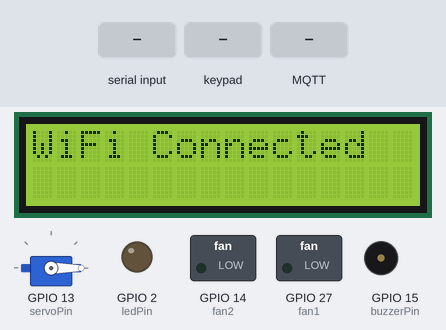
This sketch was run on a simulated ESP32. Shown: servo, 16×2 character LCD, switched loads named in the sketch (green lamp = pin HIGH), output pins drawn as LEDs (lit = HIGH), buzzer (waves = sounding, pin HIGH). Inputs (shaded band) come from the test bench. WiFi joins after 1.5 s; servers stay silent unless stated; no MQTT or app messages arrive unless stated; what the sketch prints to the serial monitor is not drawn.

Above: at 3.3 s.
3.4 s: "AUTO,1\n" received over the second serial link
At 3.9 s:
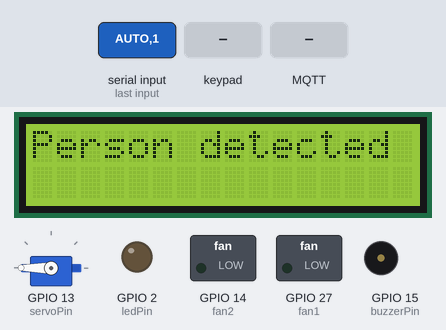
6.4 s: key '1' pressed
At 7.6 s:
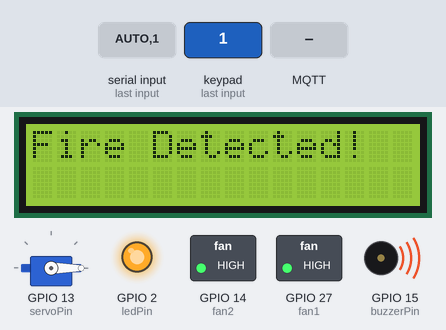
7.9 s: "esp32/fan1\n" received over the second serial link
At 10.6 s:
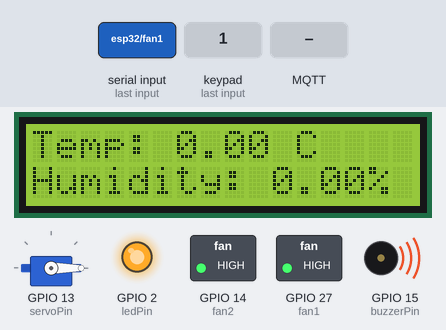
10.9 s: key '4' pressed
At 12.1 s:
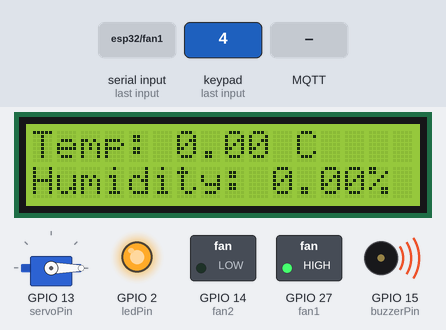
12.5 s: MQTT message "AUTO" arrives on the first subscribed topic
At 13.9 s:
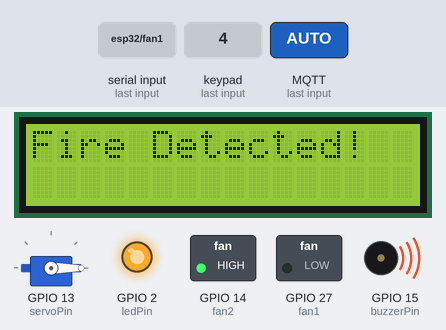
15.5 s: "1\n" received over the second serial link
At 16.5 s:
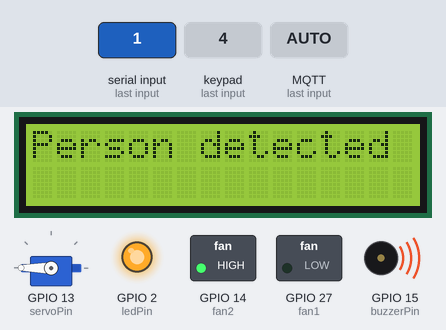
Timing chart, 0 to 18.5 s (numbered marks = the images above; inputs shaded):
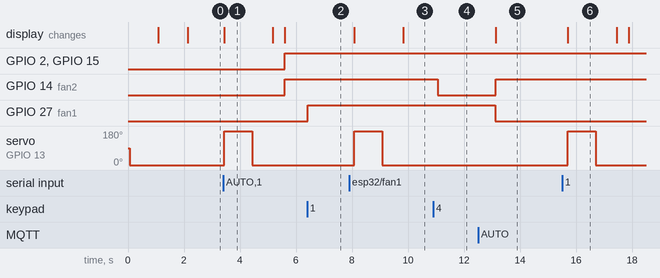

Measured:
- after the input at 3.4 s, GPIO 2 (ledPin), GPIO 14 (fan2), GPIO 15 (buzzerPin): LOW → HIGH after 2.2 s; servo on GPIO 13 (servoPin): 0° → 180° at once, → 0° 1.0 s later; the display: changes at once (image 1)
- after the input at 6.4 s, GPIO 27 (fan1): LOW → HIGH at once
- after the input at 7.9 s, servo on GPIO 13 (servoPin): 0° → 180° after 0.19 s, → 0° 1.0 s later; the display: first changes after 0.19 s (image 3 shows a later state)
- after the input at 10.9 s, GPIO 14 (fan2): HIGH → LOW after 0.16 s
- after the input at 12.5 s, GPIO 14 (fan2): LOW → HIGH after 0.63 s; GPIO 27 (fan1): HIGH → LOW after 0.61 s; the display: changes after 0.64 s (image 5)
- after the input at 15.5 s, servo on GPIO 13 (servoPin): 0° → 180° after 0.21 s, → 0° 1.0 s later; the display: changes after 0.21 s (image 6)
- what the display in image 1 shows lasts 1.8 s, from 3.4 s to 5.2 s

The sketch:

Receiver.ino
```cpp
#include <WiFi.h>               //allows the ESP32 to connect to Wi-Fi networks
#include <WiFiClientSecure.h>   //provides a secure connection over Wi-Fi using SSL/TLS
#include <PubSubClient.h>       //used for MQTT communication.
#include <ESP32Servo.h>         // used for Servo
#include <HardwareSerial.h>     //used to manage hardware serial communication on the ESP32
#include <Wire.h>               //I2C communication
#include <LiquidCrystal_I2C.h>  // used to control an LCD display with an I2C interface
#include <Keypad.h>
#include "secrets.h"

// defining uart pins used for transmission
#define RXp2 16
#define TXp2 17

LiquidCrystal_I2C lcd(0x27, 16, 2);  // initialize the Address and dimensions of LCD
Servo myServo;                       //initialize object From Servo Library

// define the Pins of Our Components
const int servoPin = 13;
const int ledPin = 2;
const int buzzerPin = 15;
const int fan1 = 27;
const int fan2 = 14;

const byte ROWS = 4;
const byte COLS = 4;
char keys[ROWS][COLS] = {
  { '1', '2', '3', 'A' },
  { '4', '5', '6', 'B' },
  { '7', '8', '9', 'C' },
  { '*', '0', '#', 'D' }
};
byte rowPins[ROWS] = { 12, 33, 32, 5 };
byte colPins[COLS] = { 19, 21, 22, 23 };
Keypad keypad = Keypad(makeKeymap(keys), rowPins, colPins, ROWS, COLS);


//defining required variables For Our Sensors , fan and air pump
float temperature, humidity;
int GasMQ5Percentage, MQ2SmokePercentage, Distance_cm, fan1State, fan2State;
int flameSensorValue = 4095;
char keyPressed = ' ';
bool AutoMode = true;  // Start system in automatic mode
bool autoModeflutterFan1 = true;
bool autoModeflutterFan2 = true;

//create an instance of the HardwareSerial class, specifically for serial communication on the ESP32.
HardwareSerial mySerial(1);

// Initialize Wi-Fi and MQTT client objects
WiFiClientSecure wifiClient;
PubSubClient client(wifiClient);

// Wi-Fi credentials
const char* ssid = YOUR_SSID;
const char* password = YOUR_PASS;

// MQTT Broker details
const char* mqtt_broker = MQTT_BROKER;
const char* mqtt_username = MQTT_USERNAME;
const char* mqtt_password = MQTT_PASS;
const int mqtt_port = 8883;


// Callback function to handle messages received on subscribed topics
//topic: A pointer to a character array (C-style string) that holds the name of the topic on which the message was received.
//byte* payload: A pointer to a byte array containing the message data received.
// int length: The length of the message (number of bytes in the payload)
void callback(char* topic, byte* payload, unsigned int length) {
  String message;
  for (int i = 0; i < length; i++) {
    message += (char)payload[i];
  }
  if (String(topic) == "esp32/fan1") {
    if (message == "AUTO") {
      autoModeflutterFan1 = true;
      AutoMode = true;
    } else {
      autoModeflutterFan1 = false;
      keyPressed = ' ';
      if (message == "ON") {
        digitalWrite(fan1, HIGH);
      } else if (message == "OFF") {
        digitalWrite(fan1, LOW);
      }
    }
  } else if (String(topic) == "esp32/fan2") {
    if (message == "AUTO") {
      autoModeflutterFan2 = true;
      AutoMode = true;
    } else {
      autoModeflutterFan2 = false;
      keyPressed = ' ';
      if (message == "ON") {
        digitalWrite(fan2, HIGH);
      } else if (message == "OFF") {
        digitalWrite(fan2, LOW);
      }
    }
  }
}

// Reconnect function to maintain MQTT connection
void reconnect() {
  while (!client.connected()) {
    Serial.print("Attempting MQTT connection...");
    String client_id = "esp32-client-" + String(WiFi.macAddress());
    if (client.connect(client_id.c_str(), mqtt_username, mqtt_password)) {
      Serial.println("Connected to MQTT Broker");
    } else {
      Serial.print("Failed with state ");
      Serial.println(client.state());
      delay(2000);
    }
  }
}

//this is a function responsible to make the fans actuate automaticaly according to sensors readings
void controlFansAutomatically() {

  if (autoModeflutterFan1) {
    // Check temperature and control fan one
    if (temperature >= 28) {
      Serial.print("Temperature = ");
      Serial.print(temperature);
      Serial.println(" Temp >= 30 ,fan 1 is on");
      digitalWrite(fan1, HIGH);
    } else {
      digitalWrite(fan1, LOW);
    }
  }
  if (autoModeflutterFan2) {
    // Check for fire, gas, or smoke detection and control fan two(exhaust fan), LED, and buzzer
    int flameThreshold = 1000;
    if (flameSensorValue < flameThreshold) {   //---> Threshold For our Flame Sensor
      Serial.println("Alert: Fire Detected");  // Check Fire Detected if The flameSensorValue is Smaller than flameThreshold
      lcd.clear();
      lcd.print("Fire Detected!");
      digitalWrite(ledPin, HIGH);                        // turn on red led
      digitalWrite(buzzerPin, HIGH);                     //turn on buzzer
      digitalWrite(fan2, HIGH);                          //turn on air pump
      digitalWrite(fan1, LOW);                           // turn off fan
      client.publish("esp32/alerts", "Fire detected!");  // publish the Fire Detected message on MQTT broker

    } else if (GasMQ5Percentage > 9) {  // check if The GAS Sensor Value is bigger than 5
      Serial.println("Alert: Gas Detected, turning on exhaust fan!");
      lcd.clear();
      lcd.print("Gas Detected!");
      digitalWrite(ledPin, HIGH);                       // turn on red led
      digitalWrite(buzzerPin, HIGH);                    // turn on buzzer
      digitalWrite(fan2, HIGH);                         // turn on air pump
      digitalWrite(fan1, LOW);                          // turn off fan
      client.publish("esp32/alerts", "Gas detected!");  // publish the Gas Detected message on MQTT broker

    } else if (MQ2SmokePercentage > 25) {  // check if The Smoke Sensor Value is bigger than 20
      Serial.println("Alert: Smoke Detected turning on exhaust fan!");
      lcd.clear();
      lcd.print("Smoke Detected!");
      digitalWrite(ledPin, HIGH);     // turn on red led
      digitalWrite(buzzerPin, HIGH);  // turn on buzzer
      digitalWrite(fan1, LOW);        // turn off fan
      digitalWrite(fan2, HIGH);       // turn on air pump
      client.publish("esp32/alerts", "Smoke detected!");
    } else {
      digitalWrite(ledPin, LOW);     //turn off red led
      digitalWrite(buzzerPin, LOW);  // turn off buzzer
      digitalWrite(fan2, LOW);       // turn off air pump
    }
  }
}

// this function is responsible for manual control to the fans using keypad
void controlFansManually(char key) {
  switch (key) {
    case '1':
      digitalWrite(fan1, HIGH);
      break;
    case '2':
      digitalWrite(fan1, LOW);
      break;
    case '3':
      digitalWrite(fan2, HIGH);
      break;
    case '4':
      digitalWrite(fan2, LOW);
      break;
    case '5':
      digitalWrite(fan1, HIGH);
      digitalWrite(fan2, HIGH);
      break;
    case '6':
      digitalWrite(fan1, LOW);
      digitalWrite(fan2, LOW);
      break;
  }
}

void recieveSensors_Actuate() {

  if (mySerial.available()) {
    //if there is any data available to read from the serial connection mySerial, if data is available, it proceeds to read it.
    String receivedData = mySerial.readStringUntil('\n');  // reading the incoming data from the serial connection until it encounters a newline

    // Parse sensors data
    int commaIndex = receivedData.indexOf(',');
    temperature = receivedData.substring(0, commaIndex).toFloat(); //the data is assumed to be in CSV format we extract each sensor value by finding the position of the comma,
    receivedData = receivedData.substring(commaIndex + 1); //splitting the string, and converting the extracted substring into the appropriate data type

    commaIndex = receivedData.indexOf(',');
    humidity = receivedData.substring(0, commaIndex).toFloat();
    receivedData = receivedData.substring(commaIndex + 1);

    commaIndex = receivedData.indexOf(',');
    GasMQ5Percentage = receivedData.substring(0, commaIndex).toInt();
    receivedData = receivedData.substring(commaIndex + 1);

    commaIndex = receivedData.indexOf(',');
    MQ2SmokePercentage = receivedData.substring(0, commaIndex).toInt();
    receivedData = receivedData.substring(commaIndex + 1);

    commaIndex = receivedData.indexOf(',');
    Distance_cm = receivedData.substring(0, commaIndex).toInt();

    flameSensorValue = receivedData.substring(commaIndex + 1).toInt();

    // Condition For Open Door For Person
    if (Distance_cm < 4) {
      Serial.println("Person detected, opening door");
      lcd.clear();
      lcd.print("Person detected");
      myServo.write(180);  // Move servo to open door
      client.publish("esp32/servo", "180");
      delay(1000);
      myServo.write(0);  // Close door
      client.publish("esp32/servo", "0");
    }

    // Read and Publish fan state to MQTT topics
    fan1State = digitalRead(fan1);
    fan2State = digitalRead(fan2);
    if (fan1State == HIGH) {             //if fan is turned on
      client.publish("esp/fan1", "ON");  //publish ON message on MQTT broker
    } else {
      client.publish("esp/fan1", "OFF");  //publish OFF message on MQTT broker
    }

    if (fan2State == HIGH) {             //if air pump is turned on
      client.publish("esp/fan2", "ON");  //publish ON message on MQTT broker
    } else {
      client.publish("esp/fan2", "OFF");  //publish OFF message on MQTT broker
    }


// client.publish("esp32/irSensor", String(Distance_cm).c_str());
//     client.publish("esp32/flameSensor", String(flameSensorValue).c_str());
//     client.publish("esp32/gasSensor", String(GasMQ5Percentage).c_str());
//     client.publish("esp32/smokeSensor", String(MQ2SmokePercentage).c_str());
//     client.publish("esp32/temperatureSensor", String(temperature).c_str());
//     client.publish("esp32/humiditySensor", String(humidity).c_str());


    // Convert Signals From our Sensors to String and Publish them to MQTT broker
    String irSensorMessage = "irSensor: " + String(Distance_cm);
    String flameSensorMessage = "flameSensor: " + String(flameSensorValue);
    String gasSensorMessage = "gasSensor: " + String(GasMQ5Percentage);
    String smokeSensorMessage = "smokeSensor: " + String(MQ2SmokePercentage);
    String temperatureSensorMessage = "temperatureSensor: " + String(temperature);
    String humiditySensorMessage = "humiditySensor: " + String(humidity);

    client.publish("esp32/irSensor", irSensorMessage.c_str());
    client.publish("esp32/flameSensor", flameSensorMessage.c_str());
    client.publish("esp32/gasSensor", gasSensorMessage.c_str());
    client.publish("esp32/smokeSensor", smokeSensorMessage.c_str());
    client.publish("esp32/temperatureSensor", temperatureSensorMessage.c_str());
    client.publish("esp32/humiditySensor", humiditySensorMessage.c_str());


    // Display temperature and humidity on LCD
    delay(700);
    lcd.clear();
    lcd.setCursor(0, 0);
    lcd.print("Temp: ");
    lcd.print(temperature);
    lcd.print(" C");
    lcd.setCursor(0, 1);
    lcd.print("Humidity: ");
    lcd.print(humidity);
    lcd.print("%");
  }
}

// print Readings
void print_sensors_reading() {
  Serial.print("Automatic Mode state: ");
  Serial.println(AutoMode);
  Serial.print("IR Sensor Value: ");
  Serial.println(Distance_cm);
  Serial.print("Flame Sensor Value: ");
  Serial.println(flameSensorValue);
  Serial.print("Gas Sensor Value: ");
  Serial.print(GasMQ5Percentage);
  Serial.println("%");
  Serial.print("Smoke Sensor Value: ");
  Serial.print(MQ2SmokePercentage);
  Serial.println("%");
  Serial.print("Temperature Value: ");
  Serial.print(temperature);
  Serial.println(" °C");
  Serial.print("Humidity Value: ");
  Serial.print(humidity);
  Serial.println(" %");
  Serial.print("Pressed key: ");
  Serial.println(keyPressed);
  delay(400);
}

void setup() {

  Serial.begin(115200);                            // initalize The baud rate with 115200
  mySerial.begin(115200, SERIAL_8N1, RXp2, TXp2);  // UART1: RX on GPIO16, TX on GPIO17

  // define pin Mode
  pinMode(ledPin, OUTPUT);
  pinMode(buzzerPin, OUTPUT);
  pinMode(fan1, OUTPUT);
  pinMode(fan2, OUTPUT);
  pinMode(ledPin, OUTPUT);
  myServo.attach(servoPin);

  //setting up lcd
  Wire.begin(26, 25);  // Initialize I²C communication with custom SDA and SCL pins
  lcd.begin(16, 2);
  lcd.backlight();  //turn on the backlight of an LCD display

  // Define inital statue For Components
  digitalWrite(fan1, LOW);
  digitalWrite(fan2, LOW);
  digitalWrite(buzzerPin, LOW);
  myServo.write(0);  // Set servo to 0 degrees


  // Connect to Wi-Fi
  WiFi.begin(ssid, password);
  while (WiFi.status() != WL_CONNECTED) {  // if we conncted to Wifi
    delay(1000);
    Serial.println("Connecting to WiFi...");
    lcd.setCursor(0, 0);
    lcd.println("Connecting to    ");
    lcd.setCursor(0, 1);
    lcd.print("WiFi");
  }
  Serial.println("Connected to WiFi");
  lcd.clear();
  lcd.print("WiFi Connected");

  // Attach the certificate bundle to the secure client
  wifiClient.setInsecure();

  // Set up the MQTT client
  client.setServer(mqtt_broker, mqtt_port);
  client.setCallback(callback);

  // Connect to the MQTT Broker
  while (!client.connected()) {  // if we not Connected with MQTT
    Serial.print("Connecting to MQTT Broker...");
    String client_id = "esp32-client-" + String(WiFi.macAddress());
    if (client.connect(client_id.c_str(), mqtt_username, mqtt_password)) {
      Serial.println("Connected to MQTT Broker");
    } else {
      Serial.print("Failed with state ");
      Serial.println(client.state());
      delay(2000);
    }
  }
  client.subscribe("esp32/fan1");
  client.subscribe("esp32/fan2");
}

void loop() {

char key = keypad.getKey();
if (key){
  if (key == 'A') {  // Switch to automatic mode
    AutoMode = true;
    keyPressed= ' ';
    autoModeflutterFan1 = true;
    autoModeflutterFan2 = true;
  } else {  // Switch to manual mode and store the key
    AutoMode = false;
    keyPressed = key;
  }
}

  if (AutoMode) {
    controlFansAutomatically();
  } else {
    controlFansManually(keyPressed);
  }

recieveSensors_Actuate();
  //  Ensure the client stays connected and processes incoming messages
  if (!client.connected()) {
    reconnect();
  }
  client.loop();
  print_sensors_reading();
}
```

secrets.example.h
```cpp
// copy this file and put it in the same directory with name secrets.h
// Use this file to store all of the private credentials
// and connection details

#define YOUR_SSID "MySSID"         // replace MySSID with your WiFi network name
#define YOUR_PASS "MyPassword" // replace MyPassword with your WiFi password
#define MQTT_BROKER "XYZ"         // replace xyz with your cluster url of your mqtt broker
#define MQTT_USERNAME "XYZ"       // replace xyz with your webclient username
#define MQTT_PASS "XYZ"           // replace xyz with your webclient password
```
